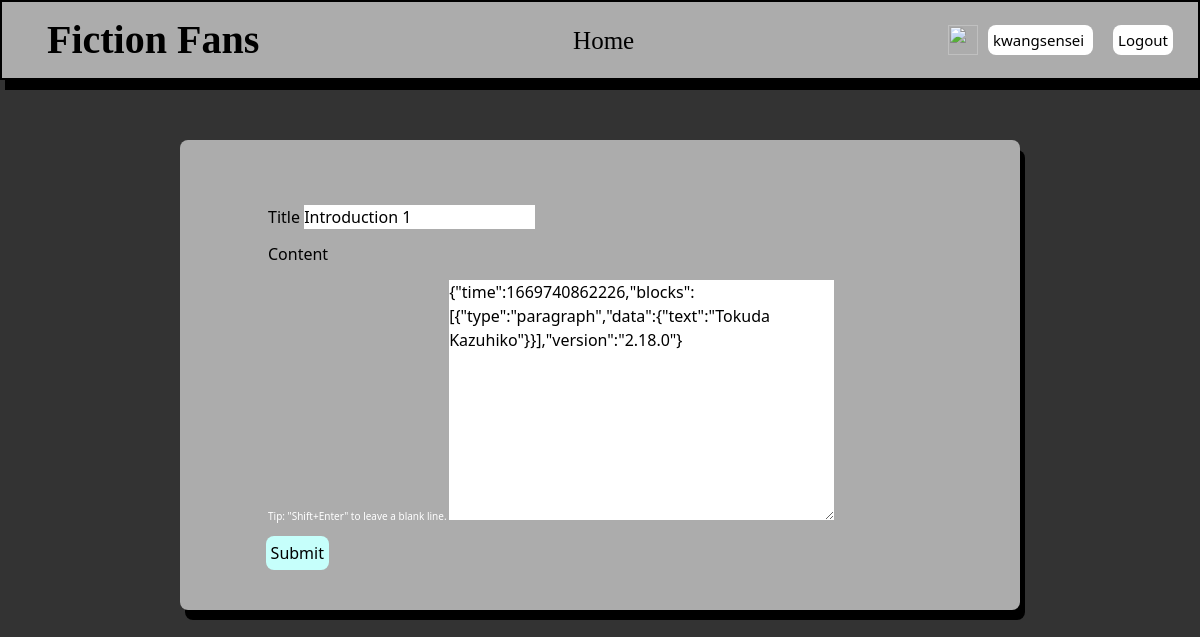
/fiction/31/16/edit/ (signed in), run on the app's committed database.
### fiction_fans/models/fiction_model.py (models this page shows, shortened)
class FictionChapter(models.Model):
    title = models.CharField(max_length=255)
    content = EditorJsField(
        editorjs_config={
            "tools": {
                "Image": {
                    "config": {
                        "endpoints": {
                            "byFile": "/fiction/imageUPload/",
                            "byUrl": "/fiction/imageUPload/",
                        },
                        "additionalRequestHeaders": [
                            {"Counter-Type": 'multipart/form-data'}
                        ]
                    }
                }
            }
        }
    )
    fiction_title = models.ForeignKey(FictionTitle, on_delete=models.CASCADE)

### fiction_fans/views/fiction_edit_view.py (the view)
def edit_chapter(request, fiction_id, chapter_id):
    fiction = FictionTitle.objects.get(id=fiction_id)
    chapter = get_object_or_404(FictionChapter, id=chapter_id)
    form = ChapterForm(request.POST or None, instance=chapter)
    template_name = "fiction_fans/chapter_edit.html"
    context = {
        "chapter": chapter,
        "form": form,
    }
    if request.method == "POST":
        if form.is_valid():
            form.save()
            return HttpResponseRedirect(
                "/fiction/{}/{}/".format(fiction.id, chapter.id)
            )
    return render(request, template_name, context=context)

### fiction_fans/forms/fiction_form.py
class ChapterForm(ModelForm):
    class Meta:
        model = FictionChapter
        fields = ["title", "content"]

### fiction_fans/templates/fiction_fans/chapter_edit.html (shortened to what this page needs)
{% extends "base.html" %}
{% block content %}
<div style="padding: 20px;">
    <form action="" method="post">
        <div style="padding: 10px; margin: 2% 5% 0% 5%;">
            <h1 style="margin-bottom: 2%">
                {{ form.title.label }}
                {{ form.title }}
            </h1>
            <h1 style="margin-bottom: 2%">
                {{ form.content.label }}
            </h1>
            <label style="font-size: 10px; color:white">
                Tip: "Shift+Enter" to leave a blank line.
            </label>
            {{ form.content | safe }}
        </div>
        <div style="margin-left: 6%;">
            <input type="submit" value="Submit" style="background-color: rgb(198, 255, 251); border-radius: 8px; padding: 5px;">
        </div>
    </form>
</div>
{% endblock content %}

### fiction_fans/templates/base.html (shortened to what this page needs)
{% load static %}
<!DOCTYPE html>
<html lang="en">
    <head>
        <script src="https://cdn.tailwindcss.com"></script>
        <link rel="stylesheet" type='text/css' href="{% static 'css/stylesheet.css' %}">
    </head>
    <nav>
        <div class="logo">
            <a href="{% url 'fiction_fans:homepage' %}">
                Fiction Fans
            </a>
        </div>
        <div class="home">
            <a href="{% url 'fiction_fans:homepage' %}">
                Home
            </a>
        </div>
        {% if user.is_authenticated %}
        <a class="image-logo" href="{% url 'fiction_fans:profile' %}">
            <img src="https://cdn-icons-png.flaticon.com/512/149/149071.png">
        </a>
        <div class="auth">
            <a href="{% url 'fiction_fans:profile' %}">
                {{ user.get_username }}
            </a>
            <a href="/accounts/logout/">
                <button type="button">
                    Logout
                </button>
            </a>
        </div>
        {% endif %}
    </nav>
    <body>
        <div id="content">
            <div>
                {% block content %}{% endblock content %}
            </div>
        </div>
    </body>
</html>

### fiction_fans/static/css/stylesheet.css (style rules this page uses)
body { background-color: rgba(0, 0, 0, 0.8); margin: 0; }
nav { background: #acacac; border: 2px solid black; align-items: center; display: flex; padding: 15px; height: 80px; margin: 0px; }
.logo { font-family: Marker Felt; font-size: 40px; margin: 30px; margin-right: auto; }
.logo a { color: black; text-decoration: none; }
.home { font-size: 20px; margin-right: auto; }
.home a { color: black; text-decoration: none; }
.auth a { background-color: rgb(255, 255, 255); text-decoration: none; border-style: outset; border-radius: 8px; font-size: 15px; padding: 5px; margin: 10px; color: black; }
#content { background: #acacac; border-radius: 8px; overflow: auto; margin: 5% 15%; padding: 20px; }

### fiction_fans/templates/base.html (style rules this page uses)
body { background-color: rgba(0, 0, 0, 0.8); margin: 0; }
nav { background: #acacac; border: 2px solid black; align-items: center; display: flex; padding: 15px; height: 80px; margin: 0px; box-shadow: 5px 10px; }
.logo { font-family: Marker Felt; font-size: 40px; font-weight: bold; margin: 30px; margin-right: auto; }
.logo a { color: black; text-decoration: none; }
.home { font-size: 25px; margin-right: auto; }
.home a { color: black; text-decoration: none; font-family: Marker Felt; }
.image-logo img { height: 30px; width: 30px; }
.auth a { background-color: rgb(255, 255, 255); text-decoration: none; border-style: outset; border-radius: 8px; font-size: 15px; padding: 5px; margin: 10px; color: black; }
#content { background: #acacac; border-radius: 8px; overflow: auto; margin: 5% 15%; padding: 20px; box-shadow: 5px 10px; }

### data on the page
FictionChapter: title "Introduction 1", content "{\"time\":1669740862226,\"blocks\":[{\"type\":\"paragraph\",\"data\":{\"text\":\"Tokuda Kazuhiko\"}}],\"version\":\"2.18.0\"}"

### other printed values
{{ user.get_username }} "kwangsensei"
